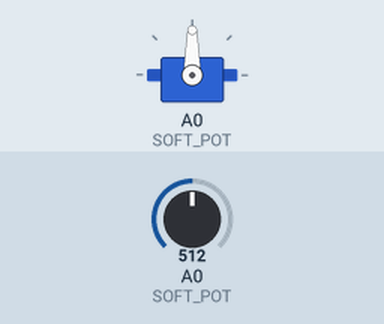
The sketch below on a simulated Arduino Uno, built with avr-gcc and run on an emulated ATmega328P. Parts: servo. Inputs (shaded band) come from the test bench; at power-on: A0 (SOFT_POT) = 512.

Above: at 1.2 s.
1.3 s: A0 (SOFT_POT) set to 716
At 2.2 s:
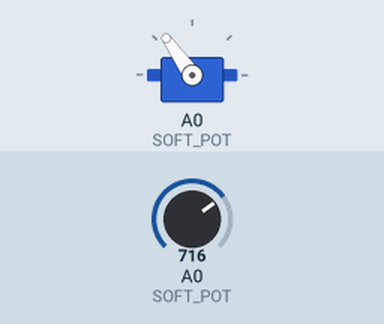
2.8 s: A0 (SOFT_POT) set to 900
At 3.3 s:
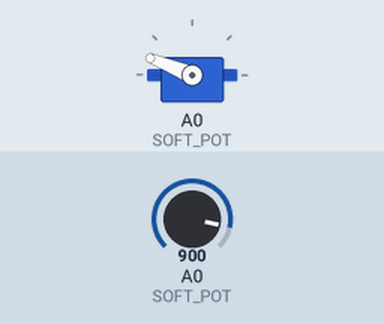
4.3 s: A0 (SOFT_POT) set to 1023
At 5.5 s:
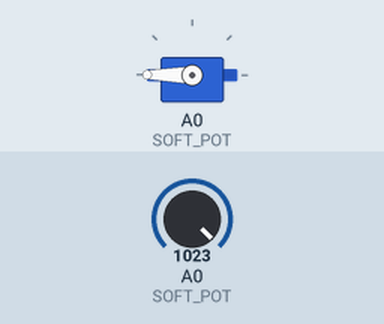
5.8 s: A0 (SOFT_POT) set to 306
At 6.8 s:
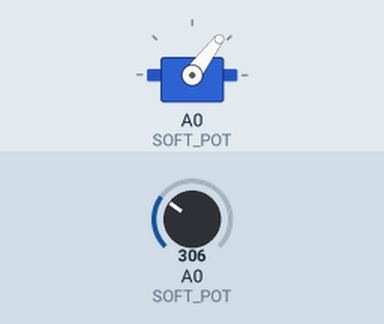
7.3 s: A0 (SOFT_POT) set to 122
At 7.9 s:
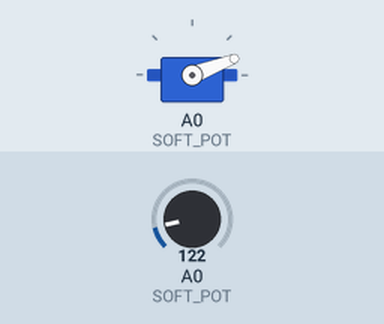
Timing chart, 0 to 9.8 s (numbered marks = the images above; inputs shaded):
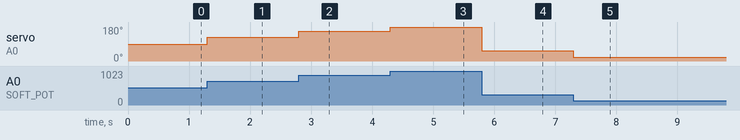

Measured:
- after the input at 1.3 s, servo on A0 (SOFT_POT): 90° → 125° at once
- after the input at 2.8 s, servo on A0 (SOFT_POT): 125° → 158° at once
- after the input at 4.3 s, servo on A0 (SOFT_POT): 158° → 180° at once
- after the input at 5.8 s, servo on A0 (SOFT_POT): 180° → 53° at once
- after the input at 7.3 s, servo on A0 (SOFT_POT): 53° → 21° at once

The sketch:

SG-90-02.ino
```cpp
#include "WeMosPin.h"

// 서보 모터를 사용하기 위한 라이브러리
#include <Servo.h>

// 서보 시그널 핀이 연결된 핀
#define SERVO_PIN D5
#define SOFT_POT A0

//서보 클래스에서 MYSERVO로 객체 생성
Servo myServo;


void setup() {

//MYSERVO객체와 시그널 핀 신호 연결
 myServo.attach(SERVO_PIN);

}

void loop(){

int s =analogRead(SOFT_POT);
int sw=map(s, 0, 1023, 0, 180);

myServo.write(sw);

}
```

WeMosPin.h
```cpp
#define D0 3
#define D1 1
#define D2 16
#define D3 5
#define D4 4
#define D5 14
#define D6 12
#define D7 13
#define D8 0
#define D9 2
#define D10 15
#define D11 13
#define D12 12
#define D13 4

#define TX0 15
#define RX0 13
```
